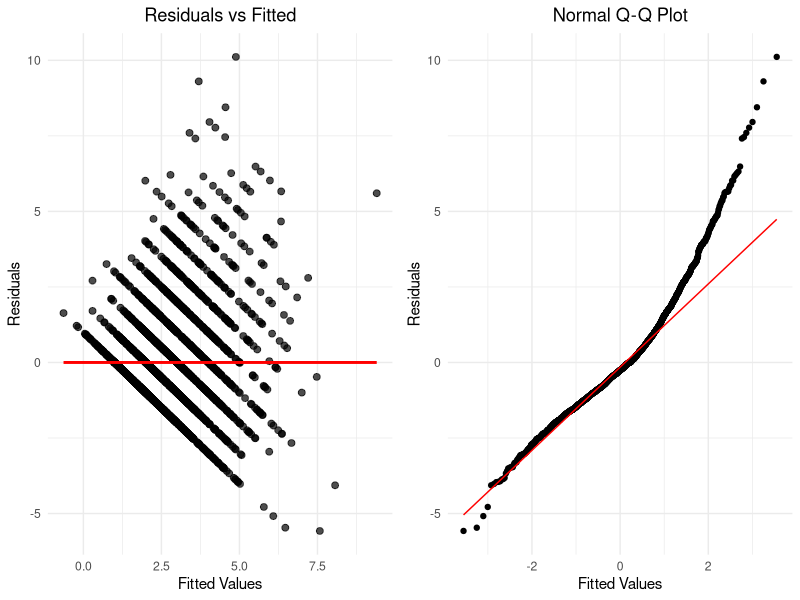

R code for this plot:
library(tidyverse)
library(cowplot)

injuries_per_player <- read_csv('./derived_data/injuries_per_player.csv')

complete_injuries_per_player <- injuries_per_player %>%
  drop_na()

#Define the selected variables
selected_vars <- c("age", "preferred_foot", "work_rate", "nationality_name", 
                   "body_type", "pace", "league_name", "overall", "value_eur", "wage_eur", "club_name", "height_cm", "weight_kg", "club_position", "position_category")

#Create the formula for the full model
formula <- as.formula(paste("injury_count ~", paste(selected_vars, collapse = " + ")))

#Fit the full model with cleaned data
full_model <- lm(formula, data = complete_injuries_per_player)

# Perform stepwise regression
stepwise_model <- step(full_model, direction = "both")
stepwise_model
# Display the selected model
options(max.print = 10000)
summary(stepwise_model)

# Define a new row of data
Saka <- data.frame(
  club_name = factor("Arsenal"),
  overall = 87,
  wage_eur = 300000
)

# Use predict() to get the prediction for the new row
predicted_injury_count <- predict(stepwise_model, newdata = Saka)

# Display the prediction
cat("Predicted injury count for the new row:", predicted_injury_count, "\n")


plt14 <- ggplot(stepwise_model, aes(x=stepwise_model$fitted.values, y=stepwise_model$residuals)) + 
  geom_jitter(size = 2, alpha = 0.7) +
  geom_smooth(method = "lm", se = FALSE, color = "red") +
  theme_minimal() + 
  labs(title = "Residuals vs Fitted",
       x = "Fitted Values",
       y = "Residuals") +
  theme(plot.title = element_text(hjust = 0.5))

plt15 <- ggplot(data = data.frame(residuals = stepwise_model$residuals), aes(sample = residuals)) + 
  geom_qq() + 
  geom_qq_line(color = "red") + 
  theme_minimal() + 
  labs(title = "Normal Q-Q Plot",
       x = "Fitted Values",
       y = "Residuals") +
  theme(plot.title = element_text(hjust = 0.5)) 

plot5 <- plot_grid(plt14, plt15, ncol = 2)

ggsave("./figures/residual_plots.png", plot = plot5, 
       width = 14, 
       height = 8)
